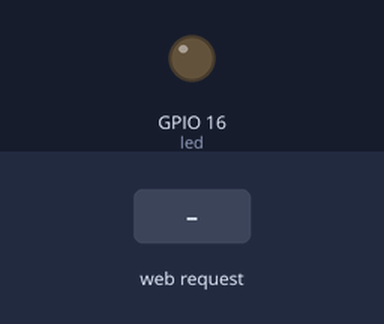
Bench run of a sketch on a simulated ESP8266 (NodeMCU). Parts: output pins drawn as LEDs (lit = HIGH). The test bench sets the inputs (shaded band). WiFi joins after 1.5 s; servers stay silent unless stated; what the sketch prints to the serial monitor is not drawn.

Above: at 2.7 s.
2.8 s: HTTP request GET /on received
At 3.7 s:
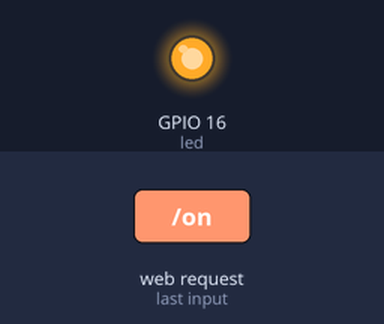
4.3 s: HTTP request GET /off received
At 4.8 s:
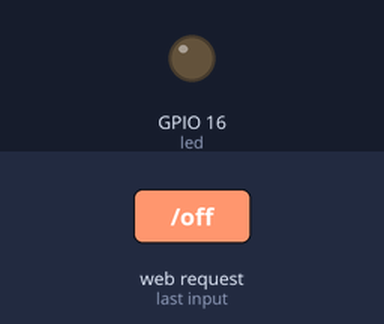
Timing chart, 0 to 7.3 s (numbered marks = the images above; inputs shaded):
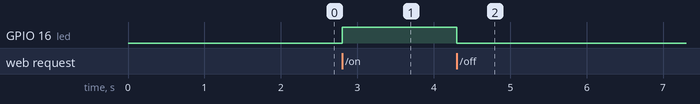

The sketch:

app.ino
```cpp
#include <ESP8266WiFi.h>
#include <ESP8266WebServer.h>

const char* ssid = "Ngoc Linh";
const char* password = "0753827726";
const int led = 16; //LED pin = gpio16
/* HTML sẽ được gởi xuống client */
const char *html = "<!DOCTYPE html> <html> <head> <meta charset=\"utf-8\" /> <meta http-equiv=\"X-UA-Compatible\" content=\"IE=edge\"> <title>ESP8266</title> <meta name=\"viewport\" content=\"width=device-width, initial-scale=1\"> <script src=\"https://code.jquery.com/jquery-3.3.1.min.js\" integrity=\"sha256-FgpCb/KJQlLNfOu91ta32o/NMZxltwRo8QtmkMRdAu8=\" crossorigin=\"anonymous\"></script> </head> <body> <h1>Turn on / off led</h1> <button id=\"btnTurnOn\">ON </button> <button id=\"btnTurnOff\">OFF </button> <script type=\"text/javascript\"> $(document).ready(function () { $('#btnTurnOn').on('click', function () { $.ajax({ type: 'GET', url: 'on', contentType: \"application/json\", dataType: 'json', crossDomain: true, success: function (msg) { alert('success'); }, error: function (request, status, error) { console.log(error); } }); }); $('#btnTurnOff').on('click', function () { $.ajax({ type: 'GET', url: 'off', contentType: \"application/json\", dataType: 'json', crossDomain: true, success: function (msg) { alert('success'); }, error: function (request, status, error) { console.log(error); } }); }); }); </script> </body> </html>";

/* Web Server lắng nghe ở port 80 */
ESP8266WebServer server(80);

/* hàm này được gọi khi trình duyệt truy vấn đến '/on'
 * sẽ bật đèn LED (0 = on), sau đó chuyển hướng trình duyệt
 * về lại trang chủ '/'
 */
void handleOn() {
  digitalWrite(led, HIGH);
  server.send(200, "application/json", "{}");
}

/* hàm này được gọi khi trình duyệt truy vấn đến '/off'
 * sẽ tắt đèn LED (1 = off), sau đó chuyển hướng trình duyệt
 * về lại trang chủ '/'
 */
void handleOff() {
  digitalWrite(led, LOW);
  server.send(200, "application/json", "{}");
}

/* hàm này được gọi khi trình duyệt truy vấn đến trang chủ '/'
 * sẽ gởi dữ liệu HTML, cung cấp các thông tin để bật, tắt LED
 */
void handleRoot() {
  server.send(200, "text/html", html);
}

void setup(void){
  pinMode(led, OUTPUT);
  digitalWrite(led, LOW);
  Serial.begin(115200);
  WiFi.begin(ssid, password);

  while (WiFi.status() != WL_CONNECTED) {
    delay(500);
    Serial.print(".");
  }
  Serial.println("");
  Serial.print("Connected to ");
  Serial.println(ssid);
  Serial.print("IP address: ");

  /* Chúng ta có thể biết IP của ESP8266
   * để kết nối tới nhờ gọi hàm này
   */
  Serial.println(WiFi.localIP());

  server.on("/", handleRoot);
  server.on("/on", handleOn);
  server.on("/off", handleOff);
  server.begin();
  Serial.println("HTTP server started");
}

void loop(void){
  server.handleClient();
}
```

Measured:
- after the input at 2.8 s, GPIO 16 (led): LOW → HIGH at once
- after the input at 4.3 s, GPIO 16 (led): HIGH → LOW at once
